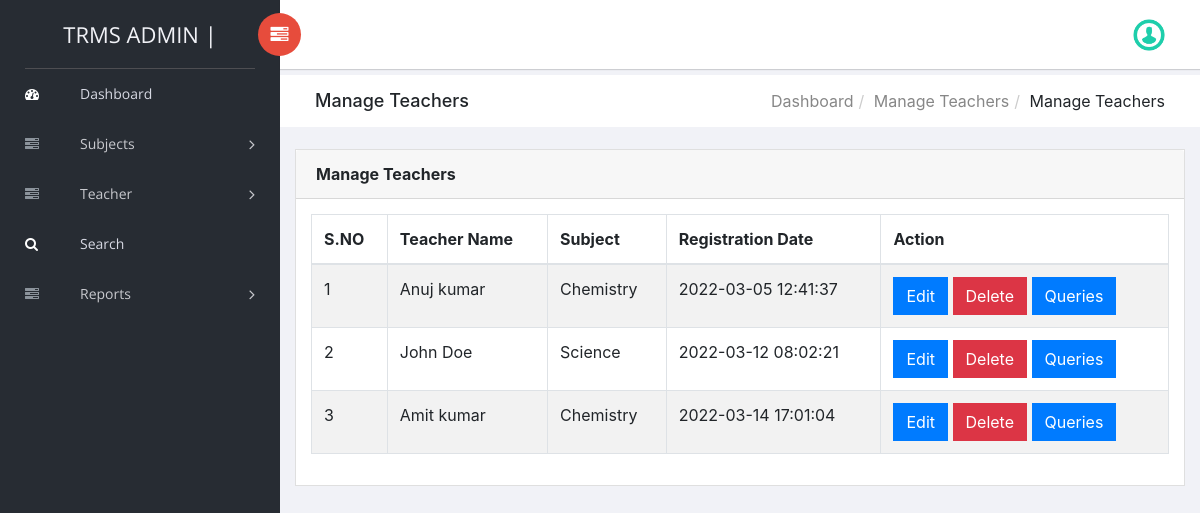
Page /trms/admin/manage-teacher.php (signed in) on the committed database.
### tables this page shows
CREATE TABLE `tblteacher` (
  `ID` int(10) NOT NULL,
  `Name` varchar(120) DEFAULT NULL,
  `Picture` varchar(200) NOT NULL,
  `Email` varchar(120) DEFAULT NULL,
  `MobileNumber` bigint(10) DEFAULT NULL,
  `password` varchar(255) DEFAULT NULL,
  `Qualifications` varchar(120) DEFAULT NULL,
  `Address` varchar(200) DEFAULT NULL,
  `TeacherSub` varchar(120) DEFAULT NULL,
  `description` mediumtext DEFAULT NULL,
  `teachingExp` varchar(10) DEFAULT NULL,
  `JoiningDate` varchar(120) DEFAULT NULL,
  `RegDate` timestamp NOT NULL DEFAULT current_timestamp(),
  `isPublic` int(1) DEFAULT NULL
);

### trms/admin/manage-teacher.php (the view, shortened to what this page needs)
<?php
include('includes/dbconnection.php');
if (strlen($_SESSION['trmsaid']==0)) {
  header('location:logout.php');
  } else{
  ?>
<!doctype html>
<html class="no-js" lang="en">
<head>
    <link rel="stylesheet" href="../vendors/bootstrap/dist/css/bootstrap.min.css">
    <link rel="stylesheet" href="../vendors/font-awesome/css/font-awesome.min.css">
    <link rel="stylesheet" href="../vendors/themify-icons/css/themify-icons.css">
    <link rel="stylesheet" href="../vendors/flag-icon-css/css/flag-icon.min.css">
    <link rel="stylesheet" href="../vendors/selectFX/css/cs-skin-elastic.css">
    <link rel="stylesheet" href="../assets/css/style.css">
</head>
<body>
    <?php include_once('includes/sidebar.php');?>
    <div id="right-panel" class="right-panel">
        <?php include_once('includes/header.php');?>
        <div class="breadcrumbs">
            <div class="col-sm-4">
                <div class="page-header float-left">
                    <div class="page-title">
                        <h1>Manage Teachers</h1>
                    </div>
                </div>
            </div>
            <div class="col-sm-8">
                <div class="page-header float-right">
                    <div class="page-title">
                        <ol class="breadcrumb text-right">
                            <li><a href="dashboard.php">Dashboard</a></li>
                            <li><a href="manage-teacher.php">Manage Teachers</a></li>
                            <li class="active">Manage Teachers</li>
                        </ol>
                    </div>
                </div>
            </div>
        </div>
        <div class="content mt-3">
            <div class="animated fadeIn">
                <div class="row">
                    <div class="col-lg-12">
                        <div class="card">
                            <div class="card-header">
                                <strong class="card-title">Manage Teachers</strong>
                            </div>
                            <div class="card-body">
                                <table id="dtBasicExample" class="table table-striped table-bordered">
                                    <thead>
                                        <tr>
                                            <tr>
                  <th>S.NO</th>
                  <th>Teacher Name</th>
                  <th>Subject</th>
                    <th>Registration Date</th>
                   <th>Action</th>
                </tr>
                                        </tr>
                                        </thead>
                                    <?php
$sql="SELECT * from tblteacher";
$query = $dbh -> prepare($sql);
$query->execute();
$results=$query->fetchAll(PDO::FETCH_OBJ);
$cnt=1;
if($query->rowCount() > 0)
{
foreach($results as $row)
{               ?>
                <tr>
                  <td><?php echo htmlentities($cnt);?></td>
            <td><?php  echo htmlentities($row->Name);?></td>
                  <td><?php  echo htmlentities($row->TeacherSub);?></td>
                  <td><?php  echo htmlentities($row->RegDate);?></td>
                  <td><a href="edit-teacher-detail.php?tid=<?php echo htmlentities ($row->ID);?>" class="btn btn-primary">Edit</a>
<a href="manage-teacher.php?delid=<?php echo htmlentities ($row->ID);?>" class="btn btn-danger" onclick="return confirm('Do you really want to delete?');">Delete</a>
<a href="queries.php?tid=<?php echo htmlentities ($row->ID);?>&&tname=<?php  echo htmlentities($row->Name);?> (<?php  echo htmlentities($row->TeacherSub);?>)" class="btn btn-primary">Queries</a>
                  </td>
                </tr>
               <?php $cnt=$cnt+1;}} ?>
                                </table>
                            </div>
                        </div>
                    </div>
                </div>
            </div>
        </div>
    </div>
    <link rel="stylesheet" type="text/css" href="https://cdn.datatables.net/1.11.5/css/dataTables.bootstrap.min.css">
</body>
</html>
<?php }  ?>

### rows in the picture
tblteacher: Name "Anuj kumar", TeacherSub "Chemistry", RegDate "2022-03-05 12:41:37"
tblteacher: Name "John Doe", TeacherSub "Science", RegDate "2022-03-12 08:02:21"
tblteacher: Name "Amit kumar", TeacherSub "Chemistry", RegDate "2022-03-14 17:01:04"
